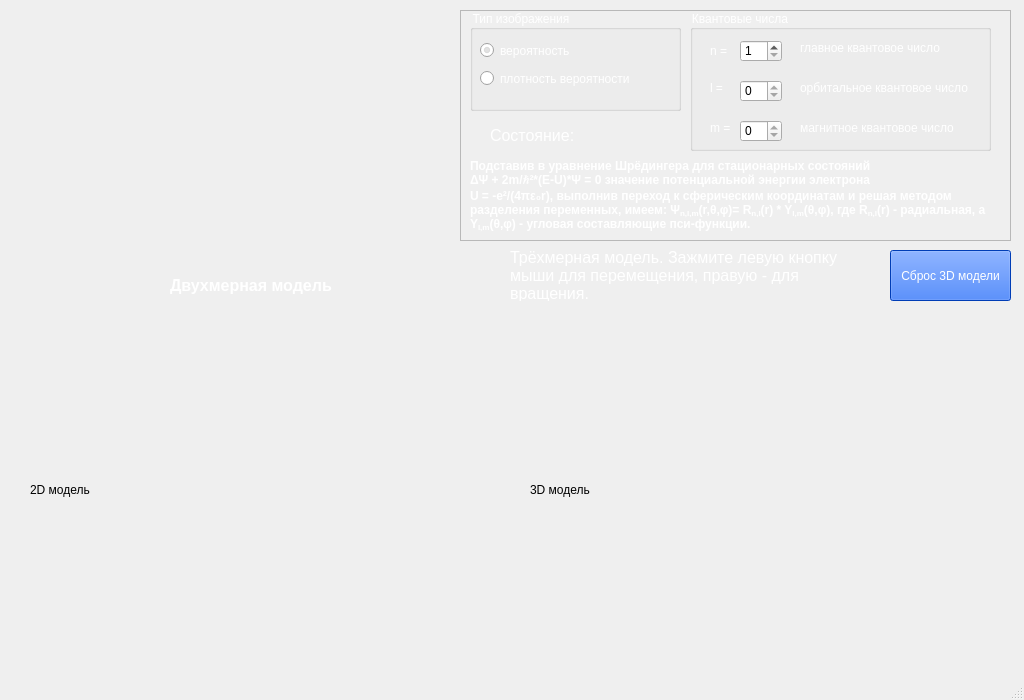
<?xml version="1.0" encoding="UTF-8"?>
<ui version="4.0">
 <class>MainWindow</class>
 <widget class="QMainWindow" name="MainWindow">
  <property name="geometry">
   <rect>
    <x>0</x>
    <y>0</y>
    <width>1024</width>
    <height>700</height>
   </rect>
  </property>
  <property name="minimumSize">
   <size>
    <width>1024</width>
    <height>700</height>
   </size>
  </property>
  <property name="maximumSize">
   <size>
    <width>1024</width>
    <height>700</height>
   </size>
  </property>
  <property name="palette">
   <palette>
    <active/>
    <inactive/>
    <disabled/>
   </palette>
  </property>
  <property name="acceptDrops">
   <bool>false</bool>
  </property>
  <property name="windowTitle">
   <string>Моделирование электронной оболочки атома водорода</string>
  </property>
  <property name="windowIcon">
   <iconset resource="resources.qrc">
    <normaloff>:/icon.ico</normaloff>:/icon.ico</iconset>
  </property>
  <property name="styleSheet">
   <string notr="true">QMainWindow &gt; QWidget {
	background-image: url(:/fon.png);
}</string>
  </property>
  <widget class="QWidget" name="centralwidget">
   <property name="styleSheet">
    <string notr="true"/>
   </property>
   <widget class="QLabel" name="model_2d">
    <property name="geometry">
     <rect>
      <x>30</x>
      <y>310</y>
      <width>450</width>
      <height>360</height>
     </rect>
    </property>
    <property name="autoFillBackground">
     <bool>true</bool>
    </property>
    <property name="text">
     <string>2D модель</string>
    </property>
   </widget>
   <widget class="Viewer3D" name="model_3d">
    <property name="geometry">
     <rect>
      <x>530</x>
      <y>310</y>
      <width>450</width>
      <height>360</height>
     </rect>
    </property>
    <property name="autoFillBackground">
     <bool>true</bool>
    </property>
    <property name="text">
     <string>3D модель</string>
    </property>
    <property name="openExternalLinks">
     <bool>false</bool>
    </property>
   </widget>
   <widget class="QCustomPlot" name="model_graphic" native="true">
    <property name="geometry">
     <rect>
      <x>10</x>
      <y>20</y>
      <width>441</width>
      <height>231</height>
     </rect>
    </property>
    <property name="autoFillBackground">
     <bool>true</bool>
    </property>
   </widget>
   <widget class="QLabel" name="prompt_2d">
    <property name="geometry">
     <rect>
      <x>170</x>
      <y>270</y>
      <width>181</width>
      <height>31</height>
     </rect>
    </property>
    <property name="palette">
     <palette>
      <active>
       <colorrole role="WindowText">
        <brush brushstyle="SolidPattern">
         <color alpha="255">
          <red>255</red>
          <green>255</green>
          <blue>255</blue>
         </color>
        </brush>
       </colorrole>
       <colorrole role="Text">
        <brush brushstyle="SolidPattern">
         <color alpha="255">
          <red>255</red>
          <green>255</green>
          <blue>255</blue>
         </color>
        </brush>
       </colorrole>
       <colorrole role="ButtonText">
        <brush brushstyle="SolidPattern">
         <color alpha="255">
          <red>255</red>
          <green>255</green>
          <blue>255</blue>
         </color>
        </brush>
       </colorrole>
       <colorrole role="PlaceholderText">
        <brush brushstyle="NoBrush">
         <color alpha="128">
          <red>255</red>
          <green>255</green>
          <blue>255</blue>
         </color>
        </brush>
       </colorrole>
      </active>
      <inactive>
       <colorrole role="WindowText">
        <brush brushstyle="SolidPattern">
         <color alpha="255">
          <red>255</red>
          <green>255</green>
          <blue>255</blue>
         </color>
        </brush>
       </colorrole>
       <colorrole role="Text">
        <brush brushstyle="SolidPattern">
         <color alpha="255">
          <red>255</red>
          <green>255</green>
          <blue>255</blue>
         </color>
        </brush>
       </colorrole>
       <colorrole role="ButtonText">
        <brush brushstyle="SolidPattern">
         <color alpha="255">
          <red>255</red>
          <green>255</green>
          <blue>255</blue>
         </color>
        </brush>
       </colorrole>
       <colorrole role="PlaceholderText">
        <brush brushstyle="NoBrush">
         <color alpha="128">
          <red>255</red>
          <green>255</green>
          <blue>255</blue>
         </color>
        </brush>
       </colorrole>
      </inactive>
      <disabled>
       <colorrole role="WindowText">
        <brush brushstyle="SolidPattern">
         <color alpha="255">
          <red>255</red>
          <green>255</green>
          <blue>255</blue>
         </color>
        </brush>
       </colorrole>
       <colorrole role="Text">
        <brush brushstyle="SolidPattern">
         <color alpha="255">
          <red>255</red>
          <green>255</green>
          <blue>255</blue>
         </color>
        </brush>
       </colorrole>
       <colorrole role="ButtonText">
        <brush brushstyle="SolidPattern">
         <color alpha="255">
          <red>255</red>
          <green>255</green>
          <blue>255</blue>
         </color>
        </brush>
       </colorrole>
       <colorrole role="PlaceholderText">
        <brush brushstyle="NoBrush">
         <color alpha="128">
          <red>255</red>
          <green>255</green>
          <blue>255</blue>
         </color>
        </brush>
       </colorrole>
      </disabled>
     </palette>
    </property>
    <property name="font">
     <font>
      <pointsize>12</pointsize>
      <weight>75</weight>
      <bold>true</bold>
     </font>
    </property>
    <property name="styleSheet">
     <string notr="true">color: rgb(255, 255, 255);</string>
    </property>
    <property name="text">
     <string>Двухмерная модель</string>
    </property>
   </widget>
   <widget class="QLabel" name="prompt_3d">
    <property name="geometry">
     <rect>
      <x>510</x>
      <y>250</y>
      <width>371</width>
      <height>51</height>
     </rect>
    </property>
    <property name="palette">
     <palette>
      <active>
       <colorrole role="WindowText">
        <brush brushstyle="SolidPattern">
         <color alpha="255">
          <red>255</red>
          <green>255</green>
          <blue>255</blue>
         </color>
        </brush>
       </colorrole>
       <colorrole role="Text">
        <brush brushstyle="SolidPattern">
         <color alpha="255">
          <red>255</red>
          <green>255</green>
          <blue>255</blue>
         </color>
        </brush>
       </colorrole>
       <colorrole role="ButtonText">
        <brush brushstyle="SolidPattern">
         <color alpha="255">
          <red>255</red>
          <green>255</green>
          <blue>255</blue>
         </color>
        </brush>
       </colorrole>
       <colorrole role="PlaceholderText">
        <brush brushstyle="NoBrush">
         <color alpha="128">
          <red>255</red>
          <green>255</green>
          <blue>255</blue>
         </color>
        </brush>
       </colorrole>
      </active>
      <inactive>
       <colorrole role="WindowText">
        <brush brushstyle="SolidPattern">
         <color alpha="255">
          <red>255</red>
          <green>255</green>
          <blue>255</blue>
         </color>
        </brush>
       </colorrole>
       <colorrole role="Text">
        <brush brushstyle="SolidPattern">
         <color alpha="255">
          <red>255</red>
          <green>255</green>
          <blue>255</blue>
         </color>
        </brush>
       </colorrole>
       <colorrole role="ButtonText">
        <brush brushstyle="SolidPattern">
         <color alpha="255">
          <red>255</red>
          <green>255</green>
          <blue>255</blue>
         </color>
        </brush>
       </colorrole>
       <colorrole role="PlaceholderText">
        <brush brushstyle="NoBrush">
         <color alpha="128">
          <red>255</red>
          <green>255</green>
          <blue>255</blue>
         </color>
        </brush>
       </colorrole>
      </inactive>
      <disabled>
       <colorrole role="WindowText">
        <brush brushstyle="SolidPattern">
         <color alpha="255">
          <red>255</red>
          <green>255</green>
          <blue>255</blue>
         </color>
        </brush>
       </colorrole>
       <colorrole role="Text">
        <brush brushstyle="SolidPattern">
         <color alpha="255">
          <red>255</red>
          <green>255</green>
          <blue>255</blue>
         </color>
        </brush>
       </colorrole>
       <colorrole role="ButtonText">
        <brush brushstyle="SolidPattern">
         <color alpha="255">
          <red>255</red>
          <green>255</green>
          <blue>255</blue>
         </color>
        </brush>
       </colorrole>
       <colorrole role="PlaceholderText">
        <brush brushstyle="NoBrush">
         <color alpha="128">
          <red>255</red>
          <green>255</green>
          <blue>255</blue>
         </color>
        </brush>
       </colorrole>
      </disabled>
     </palette>
    </property>
    <property name="font">
     <font>
      <pointsize>12</pointsize>
      <weight>50</weight>
      <bold>false</bold>
     </font>
    </property>
    <property name="styleSheet">
     <string notr="true">color: rgb(255, 255, 255);</string>
    </property>
    <property name="text">
     <string>Трёхмерная модель. Зажмите левую кнопку мыши для перемещения, правую - для вращения.</string>
    </property>
    <property name="wordWrap">
     <bool>true</bool>
    </property>
   </widget>
   <widget class="QPushButton" name="reset_3d">
    <property name="geometry">
     <rect>
      <x>890</x>
      <y>250</y>
      <width>121</width>
      <height>51</height>
     </rect>
    </property>
    <property name="font">
     <font>
      <pointsize>9</pointsize>
     </font>
    </property>
    <property name="styleSheet">
     <string notr="true">color: rgb(255, 255, 255);
background-color: rgb(0, 85, 255)
</string>
    </property>
    <property name="text">
     <string>Сброс 3D модели</string>
    </property>
   </widget>
   <widget class="QFrame" name="frame">
    <property name="geometry">
     <rect>
      <x>460</x>
      <y>10</y>
      <width>551</width>
      <height>231</height>
     </rect>
    </property>
    <property name="frameShape">
     <enum>QFrame::StyledPanel</enum>
    </property>
    <property name="frameShadow">
     <enum>QFrame::Raised</enum>
    </property>
    <widget class="QGroupBox" name="groupBox">
     <property name="geometry">
      <rect>
       <x>230</x>
       <y>0</y>
       <width>301</width>
       <height>141</height>
      </rect>
     </property>
     <property name="palette">
      <palette>
       <active>
        <colorrole role="WindowText">
         <brush brushstyle="SolidPattern">
          <color alpha="255">
           <red>255</red>
           <green>255</green>
           <blue>255</blue>
          </color>
         </brush>
        </colorrole>
        <colorrole role="Text">
         <brush brushstyle="SolidPattern">
          <color alpha="255">
           <red>255</red>
           <green>255</green>
           <blue>255</blue>
          </color>
         </brush>
        </colorrole>
        <colorrole role="ButtonText">
         <brush brushstyle="SolidPattern">
          <color alpha="255">
           <red>255</red>
           <green>255</green>
           <blue>255</blue>
          </color>
         </brush>
        </colorrole>
        <colorrole role="PlaceholderText">
         <brush brushstyle="NoBrush">
          <color alpha="128">
           <red>255</red>
           <green>255</green>
           <blue>255</blue>
          </color>
         </brush>
        </colorrole>
       </active>
       <inactive>
        <colorrole role="WindowText">
         <brush brushstyle="SolidPattern">
          <color alpha="255">
           <red>255</red>
           <green>255</green>
           <blue>255</blue>
          </color>
         </brush>
        </colorrole>
        <colorrole role="Text">
         <brush brushstyle="SolidPattern">
          <color alpha="255">
           <red>255</red>
           <green>255</green>
           <blue>255</blue>
          </color>
         </brush>
        </colorrole>
        <colorrole role="ButtonText">
         <brush brushstyle="SolidPattern">
          <color alpha="255">
           <red>255</red>
           <green>255</green>
           <blue>255</blue>
          </color>
         </brush>
        </colorrole>
        <colorrole role="PlaceholderText">
         <brush brushstyle="NoBrush">
          <color alpha="128">
           <red>255</red>
           <green>255</green>
           <blue>255</blue>
          </color>
         </brush>
        </colorrole>
       </inactive>
       <disabled>
        <colorrole role="WindowText">
         <brush brushstyle="SolidPattern">
          <color alpha="255">
           <red>255</red>
           <green>255</green>
           <blue>255</blue>
          </color>
         </brush>
        </colorrole>
        <colorrole role="Text">
         <brush brushstyle="SolidPattern">
          <color alpha="255">
           <red>255</red>
           <green>255</green>
           <blue>255</blue>
          </color>
         </brush>
        </colorrole>
        <colorrole role="ButtonText">
         <brush brushstyle="SolidPattern">
          <color alpha="255">
           <red>255</red>
           <green>255</green>
           <blue>255</blue>
          </color>
         </brush>
        </colorrole>
        <colorrole role="PlaceholderText">
         <brush brushstyle="NoBrush">
          <color alpha="128">
           <red>255</red>
           <green>255</green>
           <blue>255</blue>
          </color>
         </brush>
        </colorrole>
       </disabled>
      </palette>
     </property>
     <property name="font">
      <font>
       <pointsize>9</pointsize>
      </font>
     </property>
     <property name="autoFillBackground">
      <bool>false</bool>
     </property>
     <property name="styleSheet">
      <string notr="true">color: rgb(255, 255, 255);</string>
     </property>
     <property name="title">
      <string>Квантовые числа</string>
     </property>
     <widget class="QLabel" name="text_n">
      <property name="geometry">
       <rect>
        <x>20</x>
        <y>30</y>
        <width>31</width>
        <height>21</height>
       </rect>
      </property>
      <property name="font">
       <font>
        <pointsize>9</pointsize>
       </font>
      </property>
      <property name="text">
       <string>n = </string>
      </property>
     </widget>
     <widget class="QLabel" name="text_l">
      <property name="geometry">
       <rect>
        <x>20</x>
        <y>70</y>
        <width>31</width>
        <height>16</height>
       </rect>
      </property>
      <property name="font">
       <font>
        <pointsize>9</pointsize>
       </font>
      </property>
      <property name="text">
       <string>l = </string>
      </property>
     </widget>
     <widget class="QLabel" name="text_m">
      <property name="geometry">
       <rect>
        <x>20</x>
        <y>110</y>
        <width>31</width>
        <height>16</height>
       </rect>
      </property>
      <property name="font">
       <font>
        <pointsize>9</pointsize>
       </font>
      </property>
      <property name="text">
       <string>m = </string>
      </property>
     </widget>
     <widget class="QSpinBox" name="input_n">
      <property name="geometry">
       <rect>
        <x>50</x>
        <y>30</y>
        <width>42</width>
        <height>22</height>
       </rect>
      </property>
      <property name="styleSheet">
       <string notr="true">color: rgb(0, 0, 0);</string>
      </property>
      <property name="minimum">
       <number>1</number>
      </property>
      <property name="maximum">
       <number>10</number>
      </property>
     </widget>
     <widget class="QSpinBox" name="input_l">
      <property name="geometry">
       <rect>
        <x>50</x>
        <y>70</y>
        <width>42</width>
        <height>22</height>
       </rect>
      </property>
      <property name="styleSheet">
       <string notr="true">color: rgb(0, 0, 0);</string>
      </property>
      <property name="maximum">
       <number>0</number>
      </property>
     </widget>
     <widget class="QSpinBox" name="input_m">
      <property name="geometry">
       <rect>
        <x>50</x>
        <y>110</y>
        <width>42</width>
        <height>22</height>
       </rect>
      </property>
      <property name="styleSheet">
       <string notr="true">color: rgb(0, 0, 0);</string>
      </property>
      <property name="maximum">
       <number>0</number>
      </property>
     </widget>
     <widget class="QLabel" name="text_n2">
      <property name="geometry">
       <rect>
        <x>110</x>
        <y>30</y>
        <width>161</width>
        <height>16</height>
       </rect>
      </property>
      <property name="font">
       <font>
        <pointsize>9</pointsize>
       </font>
      </property>
      <property name="text">
       <string>главное квантовое число </string>
      </property>
     </widget>
     <widget class="QLabel" name="text_l2">
      <property name="geometry">
       <rect>
        <x>110</x>
        <y>70</y>
        <width>181</width>
        <height>16</height>
       </rect>
      </property>
      <property name="font">
       <font>
        <pointsize>9</pointsize>
       </font>
      </property>
      <property name="text">
       <string>орбитальное квантовое число </string>
      </property>
     </widget>
     <widget class="QLabel" name="text_m2">
      <property name="geometry">
       <rect>
        <x>110</x>
        <y>110</y>
        <width>171</width>
        <height>16</height>
       </rect>
      </property>
      <property name="font">
       <font>
        <pointsize>9</pointsize>
       </font>
      </property>
      <property name="text">
       <string>магнитное квантовое число </string>
      </property>
     </widget>
    </widget>
    <widget class="QGroupBox" name="groupBox_2">
     <property name="geometry">
      <rect>
       <x>10</x>
       <y>0</y>
       <width>211</width>
       <height>101</height>
      </rect>
     </property>
     <property name="palette">
      <palette>
       <active>
        <colorrole role="WindowText">
         <brush brushstyle="SolidPattern">
          <color alpha="255">
           <red>255</red>
           <green>255</green>
           <blue>255</blue>
          </color>
         </brush>
        </colorrole>
        <colorrole role="Text">
         <brush brushstyle="SolidPattern">
          <color alpha="255">
           <red>255</red>
           <green>255</green>
           <blue>255</blue>
          </color>
         </brush>
        </colorrole>
        <colorrole role="ButtonText">
         <brush brushstyle="SolidPattern">
          <color alpha="255">
           <red>255</red>
           <green>255</green>
           <blue>255</blue>
          </color>
         </brush>
        </colorrole>
        <colorrole role="PlaceholderText">
         <brush brushstyle="NoBrush">
          <color alpha="128">
           <red>255</red>
           <green>255</green>
           <blue>255</blue>
          </color>
         </brush>
        </colorrole>
       </active>
       <inactive>
        <colorrole role="WindowText">
         <brush brushstyle="SolidPattern">
          <color alpha="255">
           <red>255</red>
           <green>255</green>
           <blue>255</blue>
          </color>
         </brush>
        </colorrole>
        <colorrole role="Text">
         <brush brushstyle="SolidPattern">
          <color alpha="255">
           <red>255</red>
           <green>255</green>
           <blue>255</blue>
          </color>
         </brush>
        </colorrole>
        <colorrole role="ButtonText">
         <brush brushstyle="SolidPattern">
          <color alpha="255">
           <red>255</red>
           <green>255</green>
           <blue>255</blue>
          </color>
         </brush>
        </colorrole>
        <colorrole role="PlaceholderText">
         <brush brushstyle="NoBrush">
          <color alpha="128">
           <red>255</red>
           <green>255</green>
           <blue>255</blue>
          </color>
         </brush>
        </colorrole>
       </inactive>
       <disabled>
        <colorrole role="WindowText">
         <brush brushstyle="SolidPattern">
          <color alpha="255">
           <red>255</red>
           <green>255</green>
           <blue>255</blue>
          </color>
         </brush>
        </colorrole>
        <colorrole role="Text">
         <brush brushstyle="SolidPattern">
          <color alpha="255">
           <red>255</red>
           <green>255</green>
           <blue>255</blue>
          </color>
         </brush>
        </colorrole>
        <colorrole role="ButtonText">
         <brush brushstyle="SolidPattern">
          <color alpha="255">
           <red>255</red>
           <green>255</green>
           <blue>255</blue>
          </color>
         </brush>
        </colorrole>
        <colorrole role="PlaceholderText">
         <brush brushstyle="NoBrush">
          <color alpha="128">
           <red>255</red>
           <green>255</green>
           <blue>255</blue>
          </color>
         </brush>
        </colorrole>
       </disabled>
      </palette>
     </property>
     <property name="font">
      <font>
       <pointsize>9</pointsize>
      </font>
     </property>
     <property name="autoFillBackground">
      <bool>false</bool>
     </property>
     <property name="styleSheet">
      <string notr="true">color: rgb(255, 255, 255);</string>
     </property>
     <property name="title">
      <string>Тип изображения</string>
     </property>
     <widget class="QRadioButton" name="prob_dens">
      <property name="geometry">
       <rect>
        <x>10</x>
        <y>60</y>
        <width>191</width>
        <height>17</height>
       </rect>
      </property>
      <property name="font">
       <font>
        <pointsize>9</pointsize>
       </font>
      </property>
      <property name="text">
       <string>плотность вероятности</string>
      </property>
      <property name="checked">
       <bool>false</bool>
      </property>
     </widget>
     <widget class="QRadioButton" name="prob">
      <property name="geometry">
       <rect>
        <x>10</x>
        <y>30</y>
        <width>171</width>
        <height>21</height>
       </rect>
      </property>
      <property name="font">
       <font>
        <pointsize>9</pointsize>
       </font>
      </property>
      <property name="autoFillBackground">
       <bool>false</bool>
      </property>
      <property name="text">
       <string>вероятность</string>
      </property>
      <property name="checked">
       <bool>true</bool>
      </property>
     </widget>
    </widget>
    <widget class="QLabel" name="quantum_state">
     <property name="geometry">
      <rect>
       <x>30</x>
       <y>110</y>
       <width>131</width>
       <height>31</height>
      </rect>
     </property>
     <property name="font">
      <font>
       <pointsize>12</pointsize>
      </font>
     </property>
     <property name="styleSheet">
      <string notr="true">color: rgb(255, 255, 255);</string>
     </property>
     <property name="text">
      <string>Состояние: </string>
     </property>
    </widget>
    <widget class="QLabel" name="explanation">
     <property name="geometry">
      <rect>
       <x>10</x>
       <y>140</y>
       <width>541</width>
       <height>91</height>
      </rect>
     </property>
     <property name="palette">
      <palette>
       <active>
        <colorrole role="WindowText">
         <brush brushstyle="SolidPattern">
          <color alpha="255">
           <red>255</red>
           <green>255</green>
           <blue>255</blue>
          </color>
         </brush>
        </colorrole>
        <colorrole role="Text">
         <brush brushstyle="SolidPattern">
          <color alpha="255">
           <red>255</red>
           <green>255</green>
           <blue>255</blue>
          </color>
         </brush>
        </colorrole>
        <colorrole role="ButtonText">
         <brush brushstyle="SolidPattern">
          <color alpha="255">
           <red>255</red>
           <green>255</green>
           <blue>255</blue>
          </color>
         </brush>
        </colorrole>
        <colorrole role="PlaceholderText">
         <brush brushstyle="NoBrush">
          <color alpha="128">
           <red>255</red>
           <green>255</green>
           <blue>255</blue>
          </color>
         </brush>
        </colorrole>
       </active>
       <inactive>
        <colorrole role="WindowText">
         <brush brushstyle="SolidPattern">
          <color alpha="255">
           <red>255</red>
           <green>255</green>
           <blue>255</blue>
          </color>
         </brush>
        </colorrole>
        <colorrole role="Text">
         <brush brushstyle="SolidPattern">
          <color alpha="255">
           <red>255</red>
           <green>255</green>
           <blue>255</blue>
          </color>
         </brush>
        </colorrole>
        <colorrole role="ButtonText">
         <brush brushstyle="SolidPattern">
          <color alpha="255">
           <red>255</red>
           <green>255</green>
           <blue>255</blue>
          </color>
         </brush>
        </colorrole>
        <colorrole role="PlaceholderText">
         <brush brushstyle="NoBrush">
          <color alpha="128">
           <red>255</red>
           <green>255</green>
           <blue>255</blue>
          </color>
         </brush>
        </colorrole>
       </inactive>
       <disabled>
        <colorrole role="WindowText">
         <brush brushstyle="SolidPattern">
          <color alpha="255">
           <red>255</red>
           <green>255</green>
           <blue>255</blue>
          </color>
         </brush>
        </colorrole>
        <colorrole role="Text">
         <brush brushstyle="SolidPattern">
          <color alpha="255">
           <red>255</red>
           <green>255</green>
           <blue>255</blue>
          </color>
         </brush>
        </colorrole>
        <colorrole role="ButtonText">
         <brush brushstyle="SolidPattern">
          <color alpha="255">
           <red>255</red>
           <green>255</green>
           <blue>255</blue>
          </color>
         </brush>
        </colorrole>
        <colorrole role="PlaceholderText">
         <brush brushstyle="NoBrush">
          <color alpha="128">
           <red>255</red>
           <green>255</green>
           <blue>255</blue>
          </color>
         </brush>
        </colorrole>
       </disabled>
      </palette>
     </property>
     <property name="font">
      <font>
       <pointsize>9</pointsize>
       <weight>75</weight>
       <bold>true</bold>
      </font>
     </property>
     <property name="styleSheet">
      <string notr="true">color: rgb(255, 255, 255);</string>
     </property>
     <property name="text">
      <string>&lt;html&gt;
&lt;head/&gt;
&lt;body&gt;
&lt;p&gt;
Подставив в уравнение Шрёдингера для стационарных состояний&lt;br/&gt;
&amp;Delta;&amp;Psi; + 2m/&amp;#8463;&amp;#178;*(E-U)*&amp;Psi; = 0 значение потенциальной энергии электрона&lt;br/&gt; U = -e&amp;#178;/(4&amp;pi;&amp;epsilon;&amp;#8320;r), выполнив переход к сферическим координатам и решая методом разделения переменных, имеем:
&amp;Psi;&lt;sub&gt;n,l,m&lt;/sub&gt;(r,&amp;theta;,&amp;phi;)= R&lt;sub&gt;n,l&lt;/sub&gt;(r) * Y&lt;sub&gt;l,m&lt;/sub&gt;(&amp;theta;,&amp;phi;), где R&lt;sub&gt;n,l&lt;/sub&gt;(r) - радиальная, а
Y&lt;sub&gt;l,m&lt;/sub&gt;(&amp;theta;,&amp;phi;) - угловая составляющие пси-функции.
&lt;/p&gt;
&lt;/body&gt;
&lt;/html&gt;</string>
     </property>
     <property name="wordWrap">
      <bool>true</bool>
     </property>
    </widget>
   </widget>
  </widget>
  <widget class="QStatusBar" name="statusbar">
   <property name="styleSheet">
    <string notr="true">color: rgb(255, 255, 255);</string>
   </property>
  </widget>
 </widget>
 <customwidgets>
  <customwidget>
   <class>Viewer3D</class>
   <extends>QLabel</extends>
   <header>viewer3d.h</header>
  </customwidget>
  <customwidget>
   <class>QCustomPlot</class>
   <extends>QWidget</extends>
   <header>qcustomplot.h</header>
   <container>1</container>
  </customwidget>
 </customwidgets>
 <resources>
  <include location="resources.qrc"/>
 </resources>
 <connections/>
</ui>
